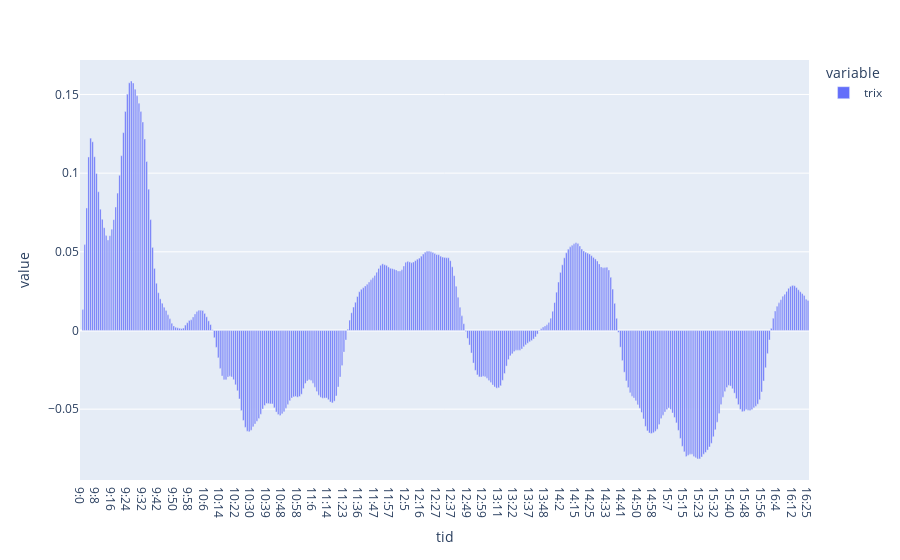

Write notebook code for a chart like this one.
### Code cell
px.bar(stock, x='tid', y=['trix'])

### Figure 1 — Plotly figure (JSON) as saved in the notebook; plotly's stock layout.template omitted (floating-point values rounded to 4 significant figures; data arrays with more than 128 entries replaced by an {"elided": "..."} marker saying what was removed)
{"data": [{"alignmentgroup": "True", "hovertemplate": "variable=trix<br>tid=%{x}<br>value=%{y}<extra></extra>", "legendgroup": "trix", "marker": {"color": "#636efa"}, "name": "trix", "offsetgroup": "trix", "orientation": "v", "showlegend": true, "textposition": "auto", "type": "bar", "x": {"elided": "377 str values"}, "xaxis": "x", "y": {"elided": "377 float values"}, "yaxis": "y"}], "layout": {"barmode": "relative", "legend": {"title": {"text": "variable"}, "tracegroupgap": 0}, "margin": {"t": 60}, "xaxis": {"anchor": "y", "domain": [0, 1], "title": {"text": "tid"}}, "yaxis": {"anchor": "x", "domain": [0, 1], "title": {"text": "value"}}}}
